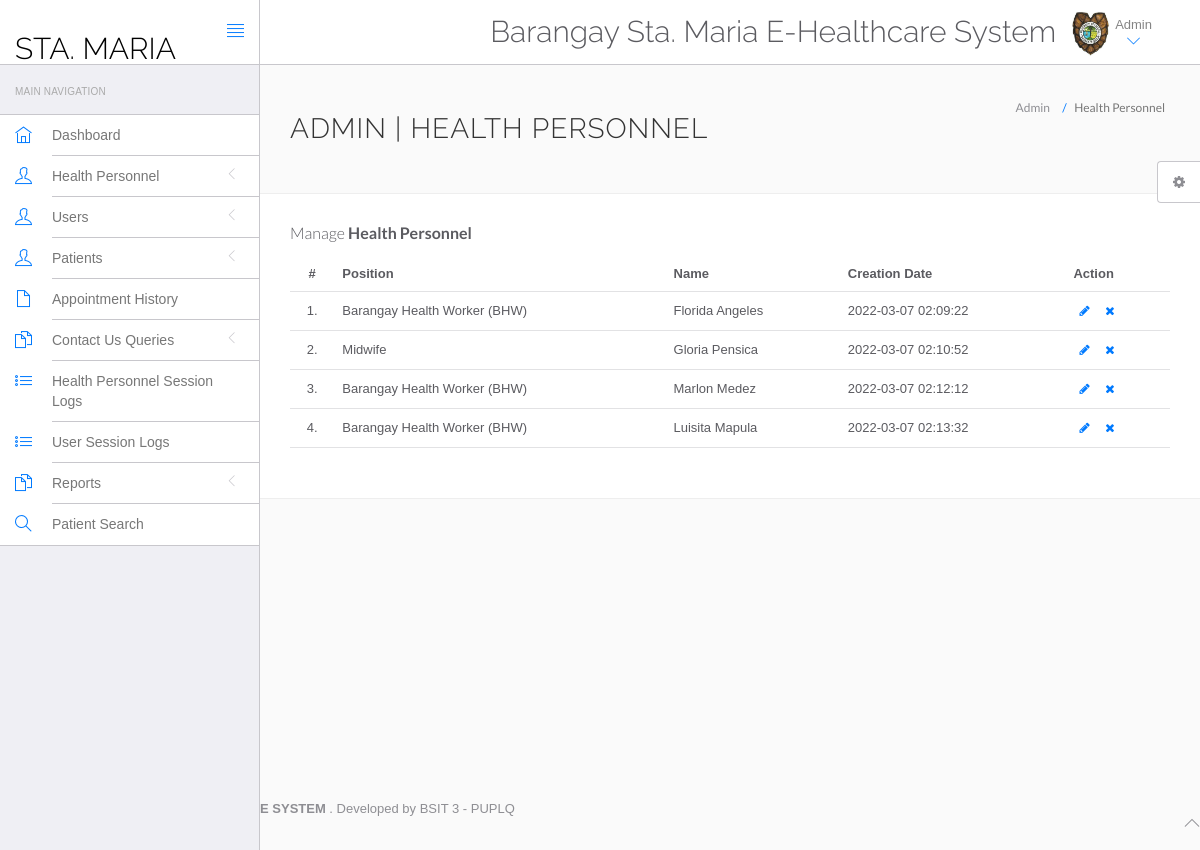
Screenshot of /hospital/hms/admin/manage-doctors.php (signed in) with the database file from the repository.
### tables this page shows
CREATE TABLE `doctors` (
  `id` int(11) NOT NULL,
  `specilization` varchar(255) DEFAULT NULL,
  `doctorName` varchar(255) DEFAULT NULL,
  `address` longtext DEFAULT NULL,
  `docFees` varchar(255) DEFAULT NULL,
  `contactno` bigint(11) DEFAULT NULL,
  `docEmail` varchar(255) DEFAULT NULL,
  `password` varchar(255) DEFAULT NULL,
  `creationDate` timestamp NULL DEFAULT current_timestamp(),
  `updationDate` timestamp NULL DEFAULT NULL ON UPDATE current_timestamp()
);

### hospital/hms/admin/manage-doctors.php (the view, shortened to what this page needs)
<?php
include('include/config.php');
?>
<!DOCTYPE html>
<html lang="en">
	<head>
		<link rel="stylesheet" href="vendor/bootstrap/css/bootstrap.min.css">
		<link rel="stylesheet" href="vendor/fontawesome/css/font-awesome.min.css">
		<link rel="stylesheet" href="vendor/themify-icons/themify-icons.min.css">
		<link href="vendor/animate.css/animate.min.css" rel="stylesheet" media="screen">
		<link href="vendor/perfect-scrollbar/perfect-scrollbar.min.css" rel="stylesheet" media="screen">
		<link href="vendor/switchery/switchery.min.css" rel="stylesheet" media="screen">
		<link href="vendor/bootstrap-touchspin/jquery.bootstrap-touchspin.min.css" rel="stylesheet" media="screen">
		<link href="vendor/select2/select2.min.css" rel="stylesheet" media="screen">
		<link href="vendor/bootstrap-datepicker/bootstrap-datepicker3.standalone.min.css" rel="stylesheet" media="screen">
		<link href="vendor/bootstrap-timepicker/bootstrap-timepicker.min.css" rel="stylesheet" media="screen">
		<link rel="stylesheet" href="assets/css/styles.css">
		<link rel="stylesheet" href="assets/css/plugins.css">
		<link rel="stylesheet" href="assets/css/themes/theme-1.css" id="skin_color" />
	</head>
	<body>
		<div id="app">
<?php include('include/sidebar.php');?>
			<div class="app-content">
						<?php include('include/header.php');?>
				<div class="main-content" >
					<div class="wrap-content container" id="container">
						<section id="page-title">
							<div class="row">
								<div class="col-sm-8">
									<h1 class="mainTitle">Admin | Health Personnel</h1>
																	</div>
								<ol class="breadcrumb">
									<li>
										<span>Admin</span>
									</li>
									<li class="active">
										<span>Health Personnel</span>
									</li>
								</ol>
							</div>
						</section>
						<div class="container-fluid container-fullw bg-white">
									<div class="row">
								<div class="col-md-12">
									<h5 class="over-title margin-bottom-15">Manage <span class="text-bold">Health Personnel</span></h5>
									<table class="table table-hover" id="sample-table-1">
										<thead>
											<tr>
												<th class="center">#</th>
												<th>Position</th>
												<th class="hidden-xs">Name</th>
												<th>Creation Date </th>
												<th>Action</th>
											</tr>
										</thead>
										<tbody>
<?php
$sql=mysqli_query($con,"select * from doctors");
$cnt=1;
while($row=mysqli_fetch_array($sql))
{
?>
											<tr>
												<td class="center"><?php echo $cnt;?>.</td>
												<td class="hidden-xs"><?php echo $row['specilization'];?></td>
												<td><?php echo $row['doctorName'];?></td>
												<td><?php echo $row['creationDate'];?>
												</td>
												<td >
												<div class="visible-md visible-lg hidden-sm hidden-xs">
							<a href="edit-doctor.php?id=<?php echo $row['id'];?>" class="btn btn-transparent btn-xs" tooltip-placement="top" tooltip="Edit"><i class="fa fa-pencil"></i></a>
	<a href="manage-doctors.php?id=<?php echo $row['id']?>&del=delete" onClick="return confirm('Are you sure you want to delete?')"class="btn btn-transparent btn-xs tooltips" tooltip-placement="top" tooltip="Remove"><i class="fa fa-times fa fa-white"></i></a>
												</div>
												</td>
											</tr>
											<?php
$cnt=$cnt+1;
											 }?>
										</tbody>
									</table>
								</div>
							</div>
								</div>
							</div>
						</div>
					</div>
				</div>
	<?php include('include/footer.php');?>
	<?php include('include/setting.php');?>
	</body>
</html>

### hospital/hms/admin/assets/css/themes/theme-1.css (style rules this page uses)
body { background: #FAFAFA; }

### rows the page displays
doctors: specilization "Barangay Health Worker (BHW)", doctorName "Florida Angeles", creationDate "2022-03-07 02:09:22"
doctors: specilization "Midwife", doctorName "Gloria Pensica", creationDate "2022-03-07 02:10:52"
doctors: specilization "Barangay Health Worker (BHW)", doctorName "Marlon Medez", creationDate "2022-03-07 02:12:12"
doctors: specilization "Barangay Health Worker (BHW)", doctorName "Luisita Mapula", creationDate "2022-03-07 02:13:32"
